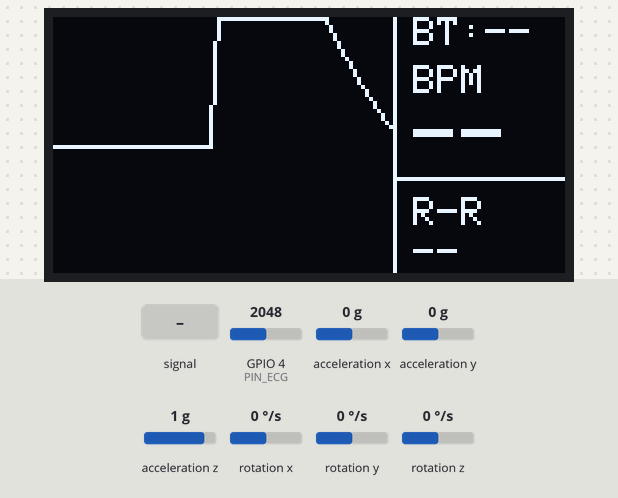
A program run on a simulated ESP32-S3. On the bench: 128×64 one-colour display. The test bench sets the inputs (shaded band); at power-on: GPIO 4 (PIN_ECG) = 2048, acceleration x 0 g, acceleration y 0 g, acceleration z 1 g, rotation x 0 °/s, rotation y 0 °/s, rotation z 0 °/s (analog values on the 0–4095 scale). Nothing arrives over Bluetooth unless stated; a phone connects over Bluetooth LE 3 s after start; what the program prints to the serial monitor is not drawn.

Above: at 2.3 s.
2.4 s: GPIO 4 (PIN_ECG) fed a 200 Hz sine of ±327 counts around its level
At 4.89 s:
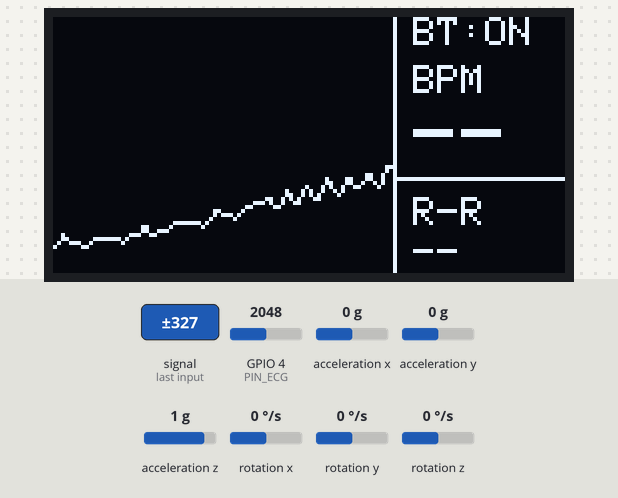
5.4 s: GPIO 4 (PIN_ECG) set to 2866
At 5.85 s:
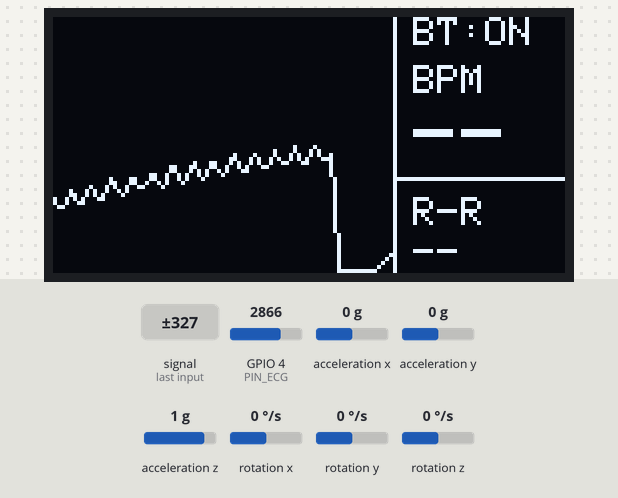
7.1 s: GPIO 4 (PIN_ECG) fed a 1000 Hz sine of ±1023 counts around its level
At 7.44 s:
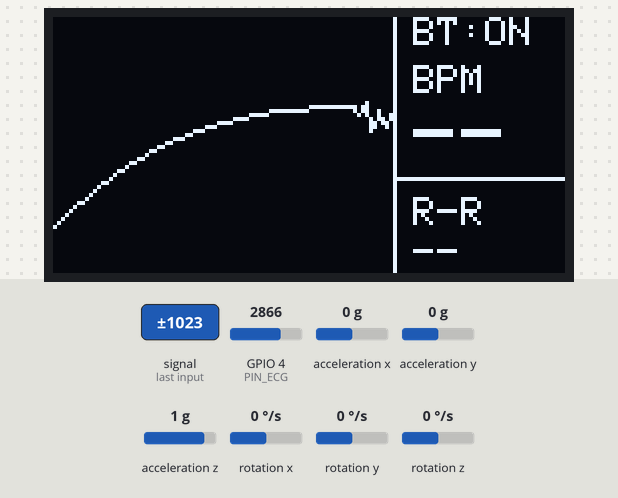
8.7 s: GPIO 4 (PIN_ECG) set to 3972
At 8.82 s:
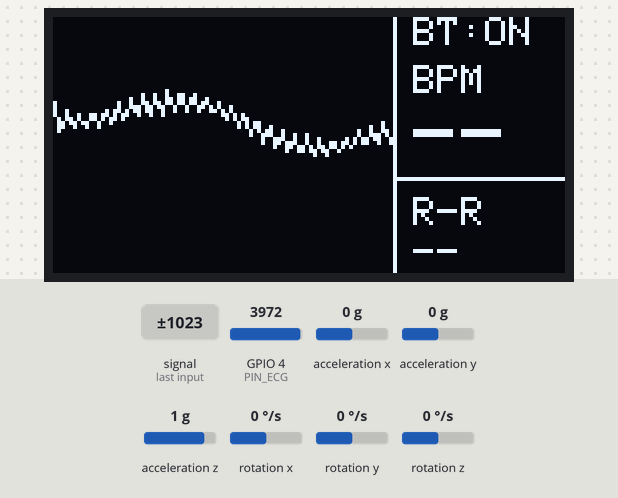
10.4 s: GPIO 4 (PIN_ECG) set to 1228
At 10.51 s:
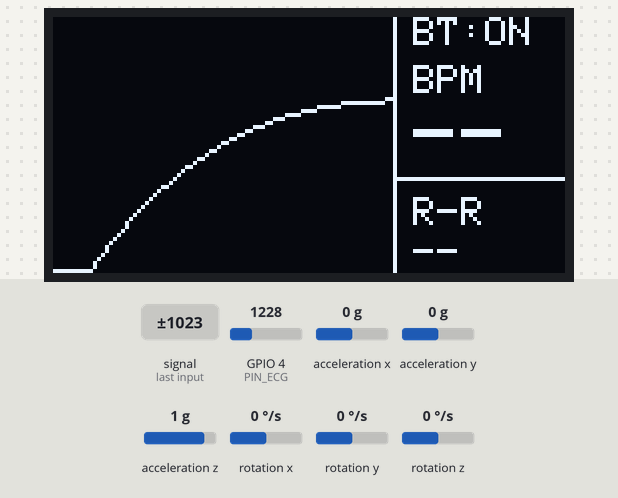
Timing chart, 0 to 13.1 s (numbered marks = the images above; inputs shaded):
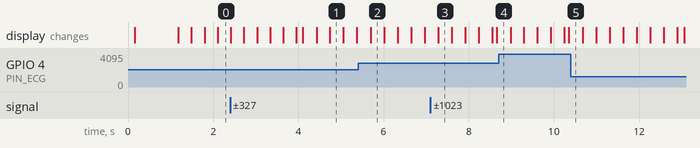

The program:

main.cpp
```cpp
#include <Arduino.h>
#include <Wire.h>
// ----------------- LIBRERÍAS DE PANTALLA -----------------
#include <Adafruit_GFX.h>
#include <Adafruit_SSD1306.h>
// ----------------- LIBRERÍAS DE COMUNICACIÓN INALÁMBRICA -----------------
#include <BLEDevice.h>
#include <BLEServer.h>
#include <BLEUtils.h>
#include <BLE2902.h>
// ----------------- LIBRERÍAS DE DSP Y HARDWARE -----------------
#include <MPU6050_light.h>
#include "EcgFilters.h"
#include "EcgBPM.h"

// --- PINOUT (CAMBIO CRÍTICO) ---
// El Pin 5 es ADC2 y NO funciona con Bluetooth.
// Usamos Pin 36 (VP) que es ADC1 y sí funciona siempre.
const int PIN_ECG = 4;
const int PIN_SDA = 8;
const int PIN_SCL = 9;

// --- CONFIGURACIÓN OLED ---
#define SCREEN_WIDTH 128
#define SCREEN_HEIGHT 64
Adafruit_SSD1306 display(SCREEN_WIDTH, SCREEN_HEIGHT, &Wire, -1);

// --- CONFIGURACIÓN BLE ---
#define SERVICE_UUID           "4fafc201-1fb5-459e-8fcc-c9c0f99421b1"
#define ECG_CHARACTERISTIC_UUID "beb5483e-36e1-4688-b7f5-ea07361b26a8"
BLEServer* pServer = NULL;
BLECharacteristic* pEcgCharacteristic = NULL;
bool deviceConnected = false;

// --- OBJETOS ---
MPU6050 mpu(Wire);
EcgProcessor filtro;
EcgBPM detector;

// --- TIEMPO Y BUFFERS ---
const unsigned long SAMPLING_PERIOD_US = 1428; // 700Hz
unsigned long lastSampleTime = 0;
const int SCREEN_FPS = 20;
unsigned long lastScreenUpdate = 0;

// Variables para BLE y DSP
const int SEND_SKIP = 3; // Downsampling a ~233 Hz
int sendCounter = 0;
double cleanEcgValue = 0.0;
int currentBPM = 0;
int currentRR = 0;

// Variables Gráficas OLED
const int GRAPH_W = 85;
int ecgBuffer[GRAPH_W];
int buffIdx = 0;

// Clase Callbacks para eventos de conexión BLE
class MyServerCallbacks: public BLEServerCallbacks {
    void onConnect(BLEServer* pServer) {
      deviceConnected = true;
      Serial.println("BLE: Cliente conectado.");
    }

    void onDisconnect(BLEServer* pServer) {
      deviceConnected = false;
      Serial.println("BLE: Desconectado. Reiniciando publicidad...");
      BLEDevice::startAdvertising();
    }
};

void setup() {
    Serial.begin(921600);
    Serial.println("--- CardioCalm AI: Final Version ---");

    // Configuración ADC para mayor estabilidad
    analogReadResolution(12);

    // 1. Inicializar I2C y Sensores
    Wire.begin(PIN_SDA, PIN_SCL);
    delay(100);

    // 2. Iniciar OLED
    if(!display.begin(SSD1306_SWITCHCAPVCC, 0x3C)) {
      Serial.println(F("Fallo OLED"));
    } else {
      display.clearDisplay();
      display.setTextColor(SSD1306_WHITE);
      display.setTextSize(1);
      display.setCursor(20, 20);
      display.println(F("CardioCalm AI"));
      display.setCursor(20, 35);
      display.println(F("Iniciando..."));
      display.display();
    }

    // 3. Inicializar MPU (IMU)
    byte status = mpu.begin();
    if(status != 0){
        Serial.println(F("Fallo MPU6050"));
    } else {
        Serial.println(F("Calibrando MPU... No mover."));
        mpu.calcOffsets();
    }

    // 4. Inicializar DSP
    filtro.begin();
    detector.begin();

    // Limpiar buffer gráfico
    for(int i=0; i<GRAPH_W; i++) ecgBuffer[i] = SCREEN_HEIGHT/2;

    // 5. Inicialización BLE
    BLEDevice::init("CardioCalm-Wearable");
    pServer = BLEDevice::createServer();
    pServer->setCallbacks(new MyServerCallbacks());

    BLEService *pService = pServer->createService(SERVICE_UUID);
    pEcgCharacteristic = pService->createCharacteristic(
                            ECG_CHARACTERISTIC_UUID,
                            BLECharacteristic::PROPERTY_READ |
                            BLECharacteristic::PROPERTY_NOTIFY
                          );
    pEcgCharacteristic->addDescriptor(new BLE2902());
    pService->start();

    // Iniciar publicidad
    BLEAdvertising *pAdvertising = BLEDevice::getAdvertising();
    pAdvertising->addServiceUUID(SERVICE_UUID);
    pAdvertising->setScanResponse(false);
    pAdvertising->setMinPreferred(0x0);
    BLEDevice::startAdvertising();

    Serial.println("BLE: Listo y visible.");
    display.clearDisplay();
}

void loop() {
    unsigned long currentTime = micros();

    // --- NÚCLEO MATEMÁTICO & DSP (700 Hz) ---
    if (currentTime - lastSampleTime >= SAMPLING_PERIOD_US) {
        lastSampleTime = currentTime;

        // 1. Adquisición (Mantengo tu lógica invertida del código bueno)
        double raw = 4095 - analogRead(PIN_ECG);

        // 2. Filtrado
        cleanEcgValue = filtro.apply(raw);
        bool isPeak = detector.update(cleanEcgValue);

        // 3. Actualizar BPM si hay pico
        if (isPeak) {
            float bpmFloat = detector.getBPM();
            if (bpmFloat > 40 && bpmFloat < 200) {
                currentBPM = (int)bpmFloat;
                currentRR = 60000 / currentBPM;
            }
        }

        // 4. Llenar Buffer Gráfico (Diezmado x5)
        static int graphSkip = 0;
        graphSkip++;
        if (graphSkip >= 5) {
            graphSkip = 0;
            // Mapeo centrado en pantalla (ajusta -600/600 según ganancia de tu sensor)
            int y = map((int)cleanEcgValue, -600, 600, SCREEN_HEIGHT, 0);

            // Clamping para evitar líneas locas fuera de pantalla
            if (y < 0) y = 0;
            if (y >= SCREEN_HEIGHT) y = SCREEN_HEIGHT-1;

            ecgBuffer[buffIdx] = y;
            buffIdx = (buffIdx + 1) % GRAPH_W;
        }

        // 5. ENVIAR POR BLE (Diezmado x3 -> ~233Hz)
        sendCounter++;
        if (sendCounter >= SEND_SKIP) {
            sendCounter = 0;

            if (deviceConnected) {
                mpu.update();

                // Envío de ECG Limpio (8 bytes double)
                // OJO: Python debe recibir esto como 'double' (struct.unpack)
                uint8_t buffer[8];
                memcpy(buffer, &cleanEcgValue, 8);

                pEcgCharacteristic->setValue(buffer, 8);
                pEcgCharacteristic->notify();
            }
        }
    }

    // --- NÚCLEO VISUAL (20 FPS) ---
    if (millis() - lastScreenUpdate > (1000/SCREEN_FPS)) {
        lastScreenUpdate = millis();
        display.clearDisplay();

        // A. DIBUJAR ONDA
        for (int i = 0; i < GRAPH_W - 1; i++) {
            int idx = (buffIdx + i) % GRAPH_W;
            int nextIdx = (buffIdx + i + 1) % GRAPH_W;
            display.drawLine(i, ecgBuffer[idx], i+1, ecgBuffer[nextIdx], SSD1306_WHITE);
        }

        // B. INTERFAZ DERECHA
        display.drawFastVLine(GRAPH_W, 0, SCREEN_HEIGHT, SSD1306_WHITE);

        // Estado BT
        display.setCursor(GRAPH_W + 5, 0);
        display.setTextSize(1);
        display.print(deviceConnected ? "BT:ON" : "BT:--");

        // BPM
        display.setCursor(GRAPH_W + 5, 12);
        display.println("BPM");
        display.setCursor(GRAPH_W + 5, 22);
        display.setTextSize(2);
        if(currentBPM > 0) display.println(currentBPM);
        else display.println("--");

        display.drawFastHLine(GRAPH_W, 40, SCREEN_WIDTH-GRAPH_W, SSD1306_WHITE);

        // R-R
        display.setCursor(GRAPH_W + 5, 45);
        display.setTextSize(1);
        display.println("R-R");
        display.setCursor(GRAPH_W + 5, 55);
        if(currentRR > 0) display.println(currentRR);
        else display.println("--");

        display.display();
    }
}
```

EcgBPM.h
```cpp
#ifndef ECG_BPM_H
#define ECG_BPM_H

#include <Arduino.h>

class EcgBPM {
private:
    float threshold;
    unsigned long lastPeakTime;
    float bpm;
    bool peakDetected;

    // Para el cálculo de media móvil del umbral
    float signalMean;

public:
    void begin() {
        threshold = 100.0; // Umbral inicial (se auto-ajusta)
        lastPeakTime = 0;
        bpm = 0.0;
        peakDetected = false;
        signalMean = 0.0;
    }

    // Procesa la muestra y devuelve TRUE si encontró un pico AHORA
    bool update(float sample) {
        unsigned long now = millis();
        peakDetected = false;

        // 1. Valor absoluto de la señal filtrada (centrada en 0)
        float absVal = abs(sample);

        // 2. Promedio dinámico para el nivel de ruido
        signalMean = (0.99 * signalMean) + (0.01 * absVal);

        // 3. Umbral Dinámico: El pico debe ser significativamente mayor al promedio
        // Ajustamos el umbral para que sea el doble del ruido base
        float dynamicThreshold = signalMean * 4.0;
        if (dynamicThreshold < 50) dynamicThreshold = 50; // Mínimo de seguridad

        // 4. Detección
        // Condiciones:
        // A. La señal supera el umbral dinámico
        // B. Han pasado al menos 300ms desde el último pico (Periodo Refractario)
        //    (300ms limita a max 200 BPM, evita falsos dobles picos)
        if (absVal > dynamicThreshold && (now - lastPeakTime > 300)) {

            // Calculamos BPM instantáneo
            unsigned long delta = now - lastPeakTime;
            if (lastPeakTime != 0) { // Ignorar el primerísimo pico
                bpm = 60000.0 / delta;
            }

            lastPeakTime = now;
            peakDetected = true;
        }

        return peakDetected;
    }

    float getBPM() {
        return bpm;
    }
};

#endif
```

EcgFilters.h
```cpp
#ifndef ECG_FILTERS_H
#define ECG_FILTERS_H

#include <Arduino.h>

// --- CLASE BIQUAD (MATEMÁTICA PURA) ---
class Biquad {
public:
    double b0, b1, b2, a1, a2;
    double z1, z2;

    Biquad() {
        z1 = 0.0;
        z2 = 0.0;
    }

    // Algoritmo "Direct Form II Transposed" (Estable)
    double process(double in) {
        double out = in * b0 + z1;
        z1 = in * b1 + z2 - out * a1;
        z2 = in * b2 - out * a2;
        return out;
    }
};

// --- CLASE SMOOTHER (NUEVO: PARA QUITAR LO BORROSO) ---
// Promedia los últimos N valores para eliminar ruido aleatorio
#define MA_SIZE 5 // Tamaño de ventana (5 muestras es ideal para 700Hz)

class MovingAverage {
private:
    double buffer[MA_SIZE];
    int index;
    double sum;
public:
    MovingAverage() {
        index = 0;
        sum = 0.0;
        for(int i=0; i<MA_SIZE; i++) buffer[i] = 0.0;
    }

    double process(double input) {
        sum -= buffer[index];       // Restar el valor más viejo
        buffer[index] = input;      // Guardar nuevo valor
        sum += input;               // Sumar nuevo valor
        index = (index + 1) % MA_SIZE;
        return sum / MA_SIZE;       // Devolver promedio
    }
};

// --- PROCESADOR PRINCIPAL ---
class EcgProcessor {
private:
    Biquad notchFilter;
    Biquad lowPass;
    Biquad highPass;
    MovingAverage smoother; // <--- AGREGADO

public:
    void begin() {
        // Coeficientes para Sampling Rate = 700 Hz

        // 1. NOTCH a 60Hz (Elimina ruido de enchufe)
        notchFilter.b0 = 0.933267;
        notchFilter.b1 = -1.603639;
        notchFilter.b2 = 0.933267;
        notchFilter.a1 = -1.603639;
        notchFilter.a2 = 0.866534;

        // 2. LOW PASS a 40Hz (Elimina ruido muscular)
        lowPass.b0 = 0.020083;
        lowPass.b1 = 0.040167;
        lowPass.b2 = 0.020083;
        lowPass.a1 = -1.561018;
        lowPass.a2 = 0.641352;

        // 3. HIGH PASS a 0.5Hz (Elimina deriva DC / respiración)
        highPass.b0 = 0.996787;
        highPass.b1 = -1.993574;
        highPass.b2 = 0.996787;
        highPass.a1 = -1.993563;
        highPass.a2 = 0.993585;
    }

    double apply(double input) {
        // CADENA DE PROCESAMIENTO:
        // Raw -> Notch -> LowPass -> HighPass -> SMOOTHER -> Salida

        double s1 = notchFilter.process(input);
        double s2 = lowPass.process(s1);
        double s3 = highPass.process(s2);

        // El paso final de "magia" para quitar lo borroso:
        return smoother.process(s3);
    }
};

#endif
```
